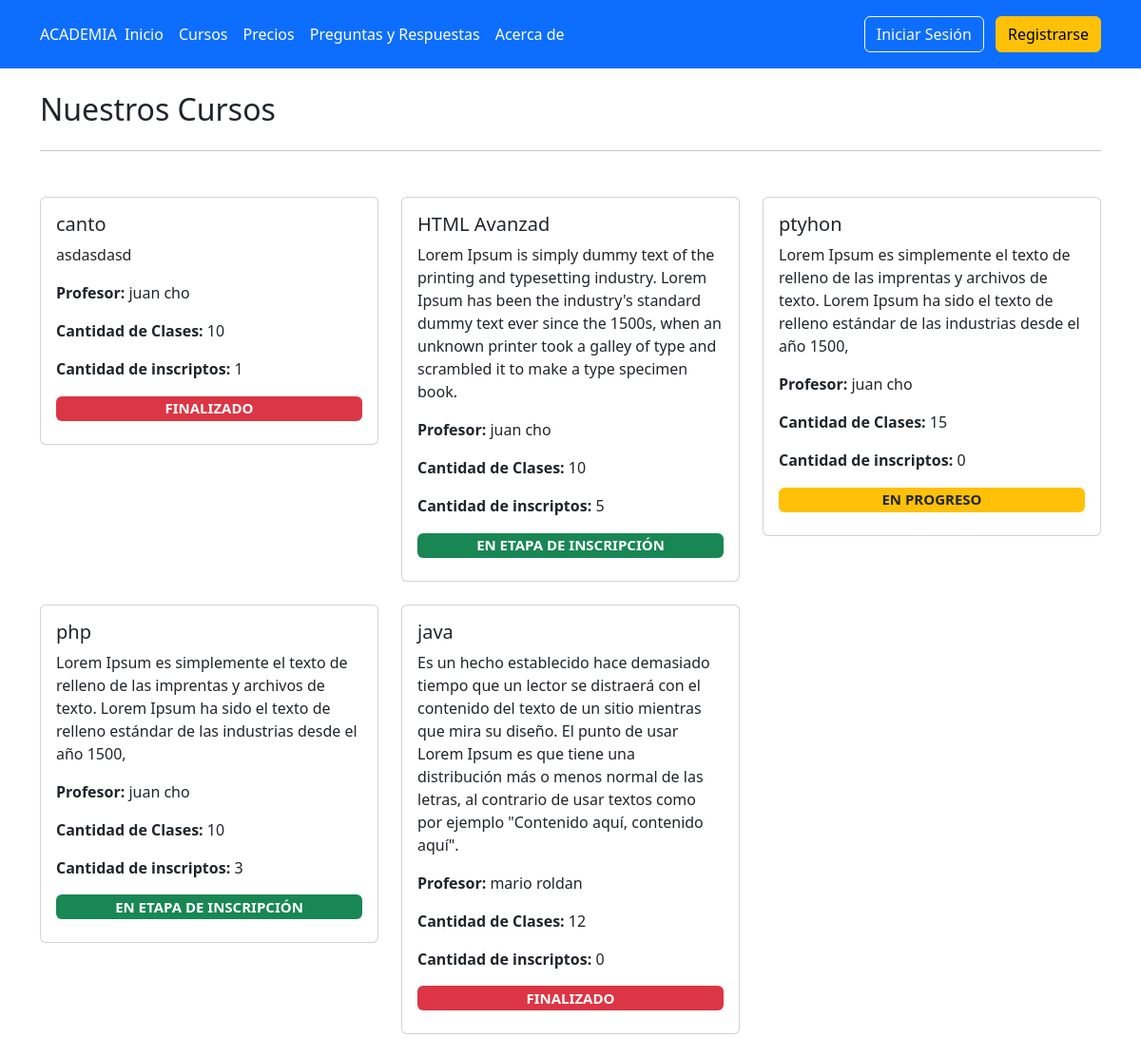
Page /courses/ on the committed database.
### core/models.py (models this page shows, shortened)
class Course(models.Model):
    STATUS_CHOICE = (
        ('I' , 'En etapa de inscripción'),
        ('P', "En progreso"),
        ('F', 'Finalizado')
    )
    name = models.CharField(max_length=90, verbose_name="Nombre")
    description = models.TextField(blank=True, null=True, verbose_name="Descripción")
    teacher = models.ForeignKey(User, on_delete=models.CASCADE, limit_choices_to={'groups__name': 'profesores'}, verbose_name="Profesor")
    class_quantity = models.PositiveBigIntegerField(default=0, verbose_name="Cantidad de clases")
    status = models.CharField(max_length=1, choices=STATUS_CHOICE, default='I', verbose_name='Estado')
    class Meta:
        verbose_name = "Curso"
        verbose_name_plural = "Cursos"

### core/views.py (the view)
# urls.py: path("courses/", CoursesView.as_view(), name="courses"),
@add_group_name_to_context
class CoursesView(TemplateView):
    template_name = "courses.html"
    def get_context_data(self, **kwargs):
        context = super().get_context_data(**kwargs)
        courses = Course.objects.all().order_by('-id')
        student = self.request.user if self.request.user.is_authenticated else None
        for item in courses:
            if student:
                registration = Registration.objects.filter(course =item, student=student).first()
                item.is_enrolled = registration is not None
            else:
                item.is_enrolled = False
            enrollement_count = Registration.objects.filter(course=item).count()
            item.enrollement_count = enrollement_count
        context["courses"] = courses
        return context

### core/views.py (called while the page is built, shortened)
def add_group_name_to_context(view_class):
    original_dispatch = view_class.dispatch
    def dispatch(self, request, *arg, **kwargs):
        user = self.request.user
        group = user.groups.first()
        group_name = None
        group_name_singular = None
        color = None
        context = {
            "group_name" : group_name,
            'group_name_singular' : group_name_singular,
            "color" : color
        }
        self.extra_context = context
        return original_dispatch(self, request, *arg, **kwargs)
    view_class.dispatch = dispatch
    return view_class

### templates/courses.html (shortened to what this page needs)
{% extends 'base.html' %}
{% block content %}
    <div class="container my-4">
        <div class="row">
            <div class="col">
                <h2>Nuestros Cursos</h2>
            </div>
            <div class="col">
            </div>
        </div>
        <hr>
        <div class="row row-cols-1 row-cols-md-2 row-cols-lg-3 g-4 my-4">
            {% for course in courses %}
            <div class="col">
                <div class="card">
                    <div class="card-body">
                        <h5 class="card-title">{{ course.name }}</h5>
                        <p class="card-text">{{ course.description }}</p>
                        <p class="card-text"><strong>Profesor: </strong>{{ course.teacher.first_name }} {{ course.teacher.last_name }}</p>
                        <p class="card-text"><strong>Cantidad de Clases: </strong>{{ course.class_quantity }}</p>
                        <p class="card-text"><strong>Cantidad de inscriptos: </strong>{{ course.enrollement_count }}</p>
                        {% if course.status == "F" %}
                        <h5><span class="badge bg-danger w-100">{{ course.get_status_display.upper }}</span></h5>
                        {% elif course.status == "P" %}
                        <h5><span class="badge bg-warning text-dark w-100">{{ course.get_status_display.upper }}</span></h5>
                        {% elif course.status == "I" %}
                        <h5><span class="badge bg-success w-100">{{ course.get_status_display.upper }}</span></h5>
                        {% endif %}
                    </div>
                </div>
            </div>
            {% endfor %}
        </div>
    </div>
{% endblock %}

### templates/base.html (shortened to what this page needs)
<!doctype html>
<html lang="es">
<head>
    <link href="https://cdn.jsdelivr.net/npm/bootstrap@5.3.0/dist/css/bootstrap.min.css" rel="stylesheet">
</head>
    <body>
        {% include 'header.html' %}
        {% block content %}{% endblock %}
    </body>
</html>

### templates/header.html
{% if user.is_authenticated %}
    {% if group_name == 'estudiantes' %}
        <header class="p-3 text-bg-dark bg-primary">
    {% elif group_name == 'profesores' %}
        <header class="p-3 text-bg-dark bg-success">
    {% elif group_name == 'preceptores' %}
        <header class="p-3 text-bg-dark bg-secondary">
    {% elif group_name == 'administrativos' %}
        <header class="p-3 text-bg-dark bg-danger">
    {% endif %}
{% else %}
    <header class="p-3 text-bg-dark bg-primary">
{% endif %}
<div class="container">
    <div class="d-flex flex-wrap align-items-center justify-content-center justify-content-lg-start">
        <a href="{% url 'home' %}" class="d-flex align-items-center mb-2 mb-lg-0 text-white text-decoration-none">
            ACADEMIA
        </a>
        {% if user.is_authenticated %}
            {% if group_name == 'estudiantes' %}
                <ul class="nav col-12 col-lg-auto me-lg-auto mb-2 justify-content-center mb-md-0 bg-primary">
            {% elif group_name == 'profesores' %}
                <ul class="nav col-12 col-lg-auto me-lg-auto mb-2 justify-content-center mb-md-0 bg-success">
            {% elif group_name == 'preceptores' %}
                <ul class="nav col-12 col-lg-auto me-lg-auto mb-2 justify-content-center mb-md-0 bg-secondary">
            {% elif group_name == 'administrativos' %}
                <ul class="nav col-12 col-lg-auto me-lg-auto mb-2 justify-content-center mb-md-0 bg-danger">
            {% endif %}
        {% else %}
            <ul class="nav col-12 col-lg-auto me-lg-auto mb-2 justify-content-center mb-md-0 bg-primary">
        {% endif %}
        <li><a href="{% url 'home' %}" class="nav-link px-2 text-white">Inicio</a></li>
        <li><a href="{% url 'courses' %}" class="nav-link px-2 text-white">Cursos</a></li>
        {% if not user.is_authenticated or group_name == 'estudiantes' %}
            <li><a href="{% url 'pricing' %}" class="nav-link px-2 text-white">Precios</a></li>
            <li><a href="#" class="nav-link px-2 text-white">Preguntas y Respuestas</a></li>
            <li><a href="#" class="nav-link px-2 text-white">Acerca de</a></li>
        {% endif %}
        </ul>
        <div class="text-end">
            {% if user.is_authenticated %}
                <li style="list-style-type: none;">
                    <a class="nav-link px-2 text-white" href="{% url 'profile' %}">{{ group_name_singular|capfirst }}
                        | {{ user.username }}</a>
                </li>
            {% else %}
                <a class="btn btn-outline-light me-2" href="{% url 'login' %}">Iniciar Sesión</a>
                <a class="btn btn-warning" href="{% url 'register' %}">Registrarse</a>
            {% endif %}
        </div>
    </div>
</div>
</header>

### rows in the picture
Course: name "canto", description "asdasdasd", teacher.first_name "juan", teacher.last_name "cho", class_quantity "10", enrollement_count "1", status "FINALIZADO"
Course: name "HTML Avanzad", description "Lorem Ipsum is simply dummy text of the printing and typesetting industry. Lorem Ipsum has been the industry's standard dummy text ever since the 1500s, when an unknown printer took a galley of type and scrambled it to make a type specimen book.", teacher.first_name "juan", teacher.last_name "cho", class_quantity "10", enrollement_count "5", status "EN ETAPA DE INSCRIPCIÓN"
Course: name "ptyhon", description "Lorem Ipsum es simplemente el texto de relleno de las imprentas y archivos de texto. Lorem Ipsum ha sido el texto de relleno estándar de las industrias desde el año 1500,", teacher.first_name "juan", teacher.last_name "cho", class_quantity "15", enrollement_count "0", status "EN PROGRESO"
Course: name "php", description "Lorem Ipsum es simplemente el texto de relleno de las imprentas y archivos de texto. Lorem Ipsum ha sido el texto de relleno estándar de las industrias desde el año 1500,", teacher.first_name "juan", teacher.last_name "cho", class_quantity "10", enrollement_count "3", status "EN ETAPA DE INSCRIPCIÓN"
Course: name "java", description "Es un hecho establecido hace demasiado tiempo que un lector se distraerá con el contenido del texto de un sitio mientras que mira su diseño. El punto de usar Lorem Ipsum es que tiene una distribución más o menos normal de las letras, al contrario de usar textos como por ejemplo \"Contenido aquí, contenido aquí\".", teacher.first_name "mario", teacher.last_name "roldan", class_quantity "12", enrollement_count "0", status "FINALIZADO"
